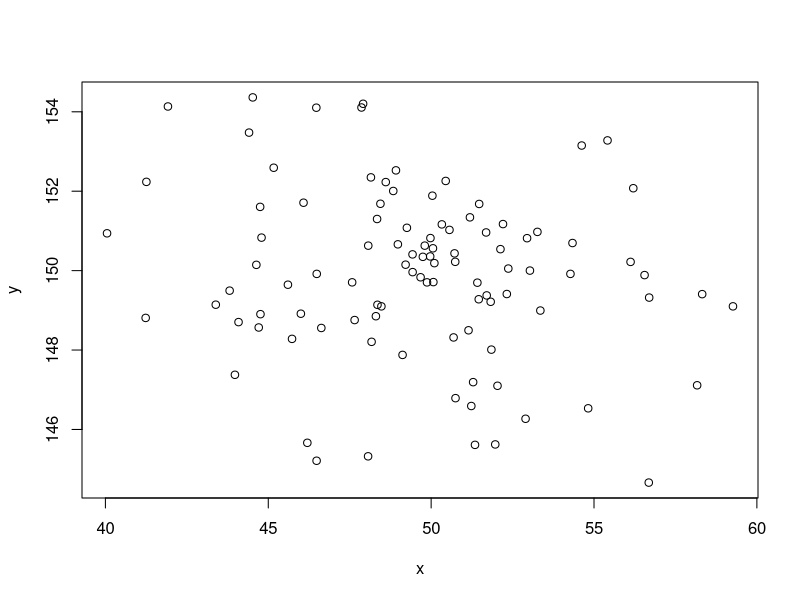

Write the R code that produced this figure.
#generate random data and plot
x <- rnorm(n = 100, mean=50, sd=4)
y <- rnorm(n = 100, mean=150, sd=2)

plot(y~x)

#perform regression
lin.reg <- lm(y~x)
summary(lin.reg)

#compute pearson's r correlation
cor(x,y)
